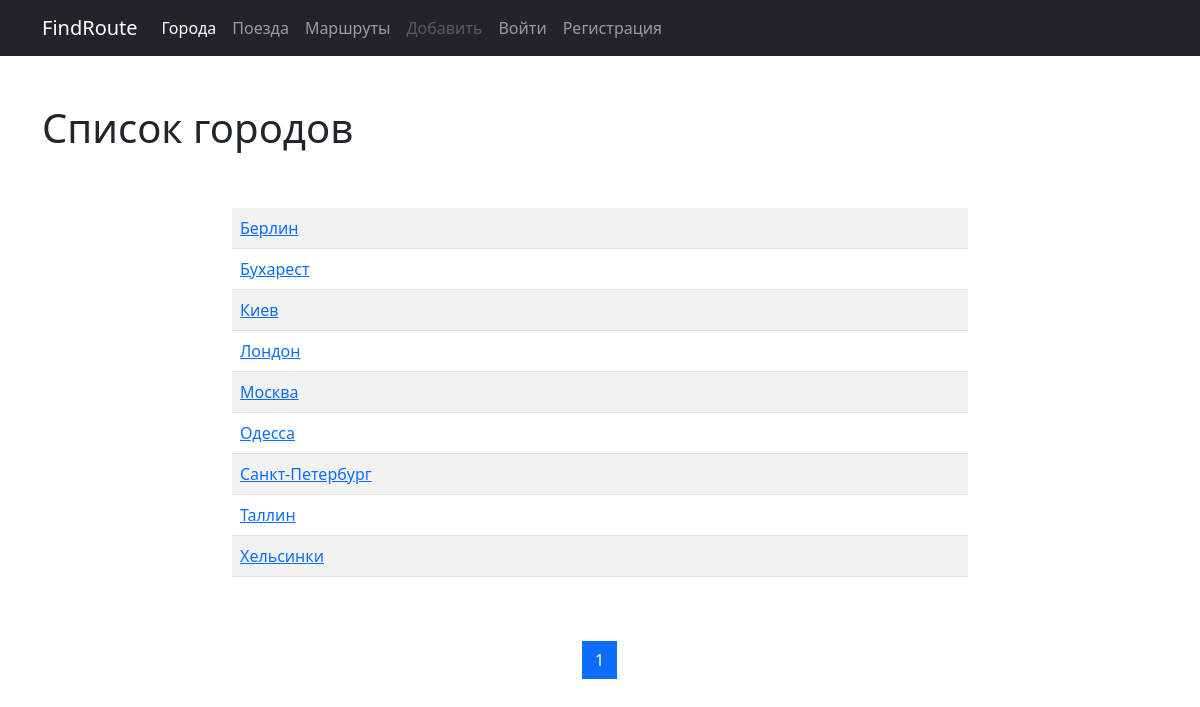
The app's page /cities/, older data.
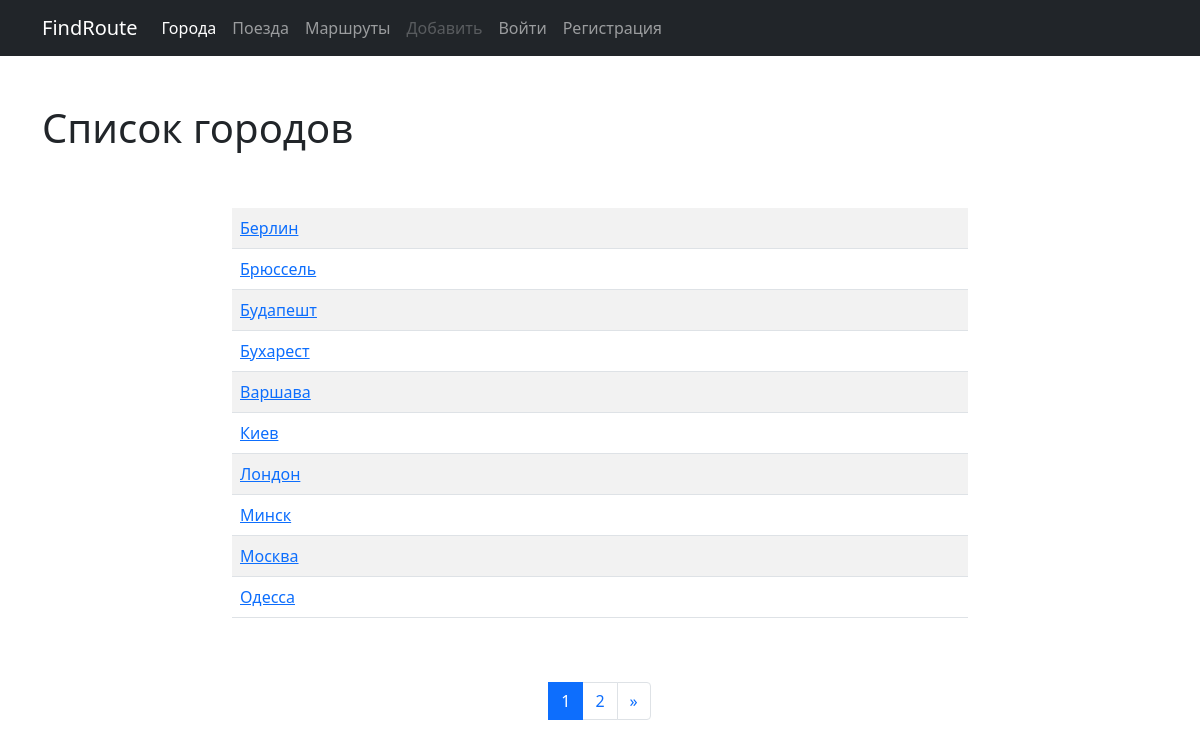
The same page, newer data.
### cities/models.py (models this page shows, shortened)
class City(models.Model):
    name = models.CharField(max_length=100, unique=True, verbose_name='Название города')
    class Meta:
        verbose_name = 'Город'
        verbose_name_plural = 'Города'
        ordering = ['name']

### cities/views.py (the view)
# urls.py: path('', CityListView.as_view(), name='home'),
class CityListView(ListView):
    paginate_by = 10
    model = City
    template_name = 'cities/home.html'
    def get_context_data(self, **kwargs):
        context = super().get_context_data(**kwargs)
        form = CityForm()
        context['form'] = form
        return context

### cities/templates/cities/home.html (shortened to what this page needs)
{% extends 'base.html' %}
{% block content %}
    <h1>Список городов</h1>
    <div class="row">
        <div class="col-md-8 mx-auto my-5">
            <table class="table table-striped">
                {% for object in page_obj %}
                    <tr>
                        <td>
                            <a href="{% url 'cities:detail' pk=object.pk %}">{{ object.name }}</a>
                        </td>
                        {% if user.is_authenticated %}
                            <td>
                                <a href="{% url 'cities:update' pk=object.pk %}">
                                    <button type="submit" class="btn btn-dark">Редактировать</button>
                                </a>
                            </td>
                            <td>
                                <a href="{% url 'cities:delete' pk=object.pk %}">
                                    <button type="submit" class="btn btn-danger">Удалить</button>
                                </a>
                            </td>
                        {% else %}
                            <td>&nbsp;</td>
                            <td>&nbsp;</td>
                        {% endif %}
                    </tr>
                {% endfor %}
            </table>
        </div>
    </div>
    <nav aria-label="Page navigation example">
        <ul class="pagination justify-content-center">
            {% for page in page_obj.paginator.page_range %}
                <li class="page-item {% if page == page_obj.number %} active {% endif %}">
                    <a class="page-link" href="?page={{ page }}">{{ page }}
                    </a>
                </li>
            {% endfor %}
            {% if page_obj.has_next %}
                <li class="page-item">
                    <a class="page-link" href="?page={{ page_obj.paginator.num_pages }}">
                        <span aria-hidden="true">&raquo;</span>
                    </a>
                </li>
            {% endif %}
        </ul>
    </nav>
{% endblock %}

Row changes from the older to the newer data that the page shows:
no longer on this page (row unchanged): City: name "Санкт-Петербург"
no longer on this page (row unchanged): City: name "Таллин"
no longer on this page (row unchanged): City: name "Хельсинки"
added City: name "Брюссель"
added City: name "Будапешт"
added City: name "Варшава"
added City: name "Минск"
Text that changed along with them:
new list line: "2"
